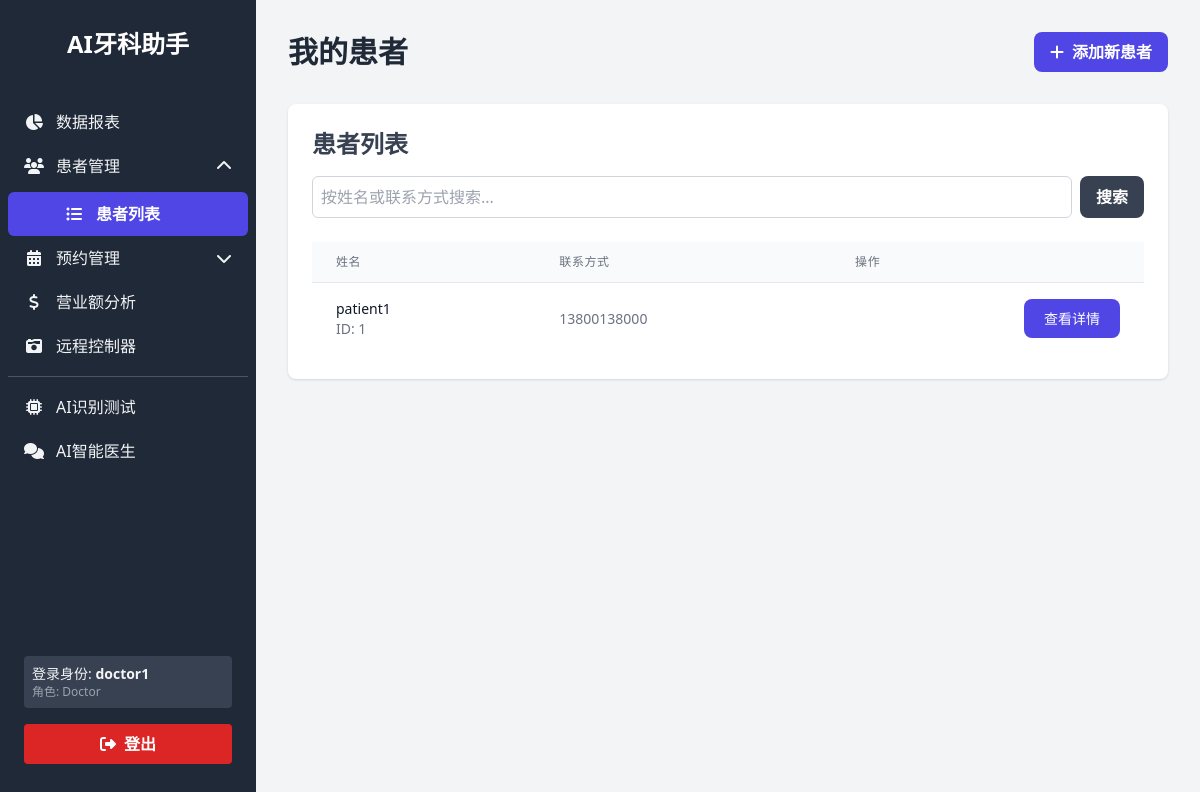
Page /doctor/dashboard (signed in) on the committed database.
### models.py (models this page shows, shortened)
class User(db.Model):
    id = db.Column(db.Integer, primary_key=True)
    username = db.Column(db.String(80), unique=True, nullable=False)
    password_hash = db.Column(db.String(128), nullable=False)
    role = db.Column(db.String(20), nullable=False, index=True) # 为角色添加索引以优化查询
    patients = db.relationship('Patient', backref='doctor', lazy='dynamic', foreign_keys='Patient.doctor_id', cascade="all, delete-orphan")
    appointments = db.relationship('Appointment', backref='doctor', lazy='dynamic', foreign_keys='Appointment.doctor_id', cascade="all, delete-orphan")
    prescriptions = db.relationship('Prescription', backref='doctor', lazy='dynamic', foreign_keys='Prescription.doctor_id', cascade="all, delete-orphan")

class Patient(db.Model):
    id = db.Column(db.Integer, primary_key=True)
    name = db.Column(db.String(100), nullable=False, unique=True, index=True)
    gender = db.Column(db.String(10))
    dob = db.Column(db.String(20)) # 出生日期
    contact = db.Column(db.String(50))
    chief_complaint = db.Column(db.Text) # 主诉
    present_illness = db.Column(db.Text) # 现病史
    past_history = db.Column(db.Text) # 既往史
    examination_info = db.Column(db.Text) # 检查信息
    differential_diagnosis = db.Column(db.Text) # 鉴别诊断
    treatment_plan = db.Column(db.Text) # 治疗计划
    creation_date = db.Column(db.DateTime, nullable=False, default=lambda: datetime.datetime.now(datetime.timezone.utc))
    chat_history_json = db.Column(db.Text, name='chat_history') # 与AI的聊天记录
    dental_chart_json = db.Column(db.Text, name='dental_chart') # 牙位图标记数据
    @property
    def chat_history(self):
        return json.loads(self.chat_history_json) if self.chat_history_json else []
    @chat_history.setter
    def chat_history(self, history):
        self.chat_history_json = json.dumps(history, ensure_ascii=False)
    @property
    def dental_chart(self):
        return json.loads(self.dental_chart_json) if self.dental_chart_json else {}
    @dental_chart.setter
    def dental_chart(self, chart_data):
        self.dental_chart_json = json.dumps(chart_data, ensure_ascii=False)
    doctor_id = db.Column(db.Integer, db.ForeignKey('user.id'), nullable=False)
    xrays = db.relationship('XRay', backref='patient', lazy='dynamic', cascade="all, delete-orphan")
    appointments = db.relationship('Appointment', backref='patient', lazy='dynamic', cascade="all, delete-orphan")
    prescriptions = db.relationship('Prescription', backref='patient', lazy='dynamic', cascade="all, delete-orphan")
    invoices = db.relationship('Invoice', backref='patient', lazy='dynamic', cascade="all, delete-orphan")

### app.py (the view)
@app.route('/doctor/dashboard')
@login_required
@role_required('doctor')
def doctor_dashboard():
    search_query = request.args.get('search', '')
    doctor = helpers.get_user_by_username(session['user']['username'])
    my_patients_query = doctor.patients
    if search_query:
        my_patients_query = my_patients_query.filter(
            db.or_(Patient.name.ilike(f'%{search_query}%'), Patient.contact.ilike(f'%{search_query}%'))
        )
    return render_template('doctor_dashboard.html', patients=my_patients_query.all(), search_query=search_query)

### app.py (called while the page is built)
def login_required(f):
    @wraps(f)
    def decorated_function(*args, **kwargs):
        if 'user' not in session:
            flash('请先登录以访问此页面。', 'warning')
            return redirect(url_for('login'))
        return f(*args, **kwargs)
    return decorated_function

def role_required(required_role):
    def decorator(f):
        @wraps(f)
        def decorated_function(*args, **kwargs):
            if session.get('user', {}).get('role') != required_role:
                flash(f'您没有权限访问此页面，需要 "{required_role}" 角色。', 'danger')
                return redirect(url_for('index'))
            return f(*args, **kwargs)
        return decorated_function
    return decorator

@app.context_processor
def inject_helpers():
    return dict(helpers=helpers)

### helpers.py (called while the page is built)
def get_user_by_username(username):
    return User.query.filter_by(username=username).first()

### templates/doctor_dashboard.html (shortened to what this page needs)
{% extends "base.html" %}
{% block content %}
<div class="space-y-8" x-data="{ showAddForm: false }">
    <div class="flex flex-col md:flex-row justify-between md:items-center gap-4">
        <h1 class="text-2xl md:text-3xl font-bold text-gray-800">我的患者</h1>
        <button @click="showAddForm = !showAddForm" class="flex items-center justify-center bg-indigo-600 text-white font-bold py-2 px-4 rounded-lg hover:bg-indigo-700 transition duration-300">
            <i class="fas" :class="showAddForm ? 'fa-times' : 'fa-plus'"></i>
            <span class="ml-2" x-text="showAddForm ? '取消添加' : '添加新患者'"></span>
        </button>
    </div>
    <div class="bg-white p-6 rounded-lg shadow">
        <h2 class="text-2xl font-semibold mb-4 text-gray-700">患者列表</h2>
        <form method="GET" action="{{ url_for('doctor_dashboard') }}" class="mb-6 flex gap-2">
            <input type="search" name="search" placeholder="按姓名或联系方式搜索..." value="{{ search_query or '' }}" class="flex-grow p-2 border border-gray-300 rounded-md focus:ring-indigo-500 focus:border-indigo-500">
            <button type="submit" class="bg-gray-700 text-white font-bold py-2 px-4 rounded-lg hover:bg-gray-800">搜索</button>
        </form>
        {% if patients %}
        <div class="overflow-x-auto">
            <table class="min-w-full divide-y divide-gray-200">
                <thead class="bg-gray-50">
                    <tr>
                        <th class="px-6 py-3 text-left text-xs font-medium text-gray-500 uppercase tracking-wider">姓名</th>
                        <th class="px-6 py-3 text-left text-xs font-medium text-gray-500 uppercase tracking-wider">联系方式</th>
                        <th class="px-6 py-3 text-left text-xs font-medium text-gray-500 uppercase tracking-wider">操作</th>
                    </tr>
                </thead>
                <tbody class="bg-white divide-y divide-gray-200">
                    {% for patient in patients %}
                    <tr>
                        <td class="px-6 py-4 whitespace-nowrap">
                            <div class="text-sm font-medium text-gray-900">{{ patient.name }}</div>
                            <div class="text-sm text-gray-500">ID: {{ patient.id }}</div>
                        </td>
                        <td class="px-6 py-4 whitespace-nowrap text-sm text-gray-500">{{ patient.contact or '未提供' }}</td>
                        <td class="px-6 py-4 whitespace-nowrap text-right text-sm font-medium">
                            <a href="{{ url_for('patient_detail', patient_id=patient.id) }}" class="text-white bg-indigo-600 hover:bg-indigo-700 font-medium rounded-lg text-sm px-5 py-2.5 text-center">
                                查看详情
                            </a>
                        </td>
                    </tr>
                    {% endfor %}
                </tbody>
            </table>
        </div>
        {% else %}
        <div class="text-center py-10">
            <i class="fas fa-user-slash fa-3x text-gray-400"></i>
            <p class="mt-4 text-gray-500">{% if search_query %}未找到匹配的患者。{% else %}您还没有任何患者记录，请点击右上角添加。{% endif %}</p>
        </div>
        {% endif %}
    </div>
</div>
{% endblock %}

### templates/base.html (shortened to what this page needs)
<!DOCTYPE html>
<html lang="zh-CN">
<head>
    <script src="https://cdn.tailwindcss.com"></script>
    <link rel="stylesheet" href="https://cdnjs.cloudflare.com/ajax/libs/font-awesome/6.4.0/css/all.min.css">
</head>
<body class="bg-gray-100 font-sans leading-normal tracking-normal">
    <div class="flex flex-col md:flex-row min-h-screen">
        {% if session.user %}
        <div class="md:flex md:flex-shrink-0">
            <aside class="bg-gray-800 text-gray-100 w-full md:w-64 py-7 px-2 fixed inset-y-0 left-0 transform md:relative md:translate-x-0 -translate-x-full transition-transform duration-200 ease-in-out md:flex md:flex-col md:justify-between z-30"
                  x-data="{ open: false }"
                  @toggle-sidebar.window="open = !open"
                  @keydown.escape.window="open = false"
                  :class="{'translate-x-0': open, '-translate-x-full': !open}"
                  x-show="true"
                  @click.away="open = false">
                <div class="flex-grow">
                    <div class="px-4 mb-10 text-center">
                         <a href="{{ url_for('index') }}" class="text-white text-2xl font-semibold uppercase hover:text-gray-300">AI牙科助手</a>
                    </div>
                    <nav>
                        {% set active_page = request.endpoint %}
                        {% if session.user.role == 'admin' %}
                        <a href="{{ url_for('admin_dashboard') }}" class="nav-link {% if active_page == 'admin_dashboard' %}active{% endif %}">
                            <i class="fas fa-tachometer-alt fa-fw mr-3"></i>用户与病患
                        </a>
                        <a href="{{ url_for('admin_services') }}" class="nav-link {% if active_page == 'admin_services' %}active{% endif %}">
                            <i class="fas fa-hand-holding-usd fa-fw mr-3"></i>服务项目管理
                        </a>
                        {% elif session.user.role == 'doctor' %}
                        <a href="{{ url_for('doctor_reports') }}" class="nav-link {% if active_page == 'doctor_reports' %}active{% endif %}">
                            <i class="fas fa-chart-pie fa-fw mr-3"></i>数据报表
                        </a>
                        <div x-data="{ open: {{ 'true' if 'patient' in active_page or active_page == 'doctor_dashboard' else 'false' }} }">
                            <button @click="open = !open" class="nav-link w-full text-left">
                                <i class="fas fa-users fa-fw mr-3"></i>
                                <span>患者管理</span>
                                <i class="fas fa-chevron-down ml-auto transition-transform" :class="{'rotate-180': open}"></i>
                            </button>
                            <ul x-show="open" x-transition class="mt-1 space-y-1">
                                <li>
                                    <a href="{{ url_for('doctor_dashboard') }}" class="nav-link sub-nav-link {% if active_page == 'doctor_dashboard' %}active{% endif %}">
                                        <i class="fas fa-list-ul fa-fw mr-3"></i>患者列表
                                    </a>
                                </li>
                            </ul>
                        </div>
                        <div x-data="{ open: {{ 'true' if 'appointment' in active_page else 'false' }} }">
                            <button @click="open = !open" class="nav-link w-full text-left">
                                <i class="fas fa-calendar-alt fa-fw mr-3"></i>
                                <span>预约管理</span>
                                <i class="fas fa-chevron-down ml-auto transition-transform" :class="{'rotate-180': open}"></i>
                            </button>
                        </div>
                        <a href="{{ url_for('financial_reports') }}" class="nav-link {% if active_page == 'financial_reports' %}active{% endif %}">
                            <i class="fas fa-dollar-sign fa-fw mr-3"></i>营业额分析
                        </a>
                        <a href="{{ url_for('controller') }}" class="nav-link {% if active_page == 'controller' %}active{% endif %}">
                            <i class="fas fa-camera-retro fa-fw mr-3"></i>远程控制器
                        </a>
                        <hr class="my-2 border-gray-600">
                        <a href="{{ url_for('ai_test_page') }}" class="nav-link {% if active_page == 'ai_test_page' %}active{% endif %}">
                            <i class="fas fa-microchip fa-fw mr-3"></i>AI识别测试
                        </a>
                        <a href="{{ url_for('chat') }}" class="nav-link {% if active_page == 'chat' %}active{% endif %}">
                            <i class="fas fa-comments fa-fw mr-3"></i>AI智能医生
                        </a>
                        {% endif %}
                    </nav>
                </div>
                <div class="flex-shrink-0 px-4 py-2">
                    <div class="mb-4 p-2 rounded bg-gray-700">
                        <p class="text-sm">登录身份: <strong>{{ session.user.username }}</strong></p>
                        <p class="text-xs text-gray-400 capitalize">角色: {{ session.user.role }}</p>
                    </div>
                    <a href="{{ url_for('logout') }}" class="block w-full text-center bg-red-600 hover:bg-red-700 text-white font-bold py-2 px-4 rounded transition duration-200">
                        <i class="fas fa-sign-out-alt mr-2"></i>登出
                    </a>
                </div>
            </aside>
        </div>
        {% endif %}
        <div class="flex-1 flex flex-col overflow-hidden">
            <main class="flex-1 overflow-x-hidden overflow-y-auto bg-gray-100 p-4 md:p-8">
                {% block content %}{% endblock %}
            </main>
        </div>
    </div>
</body>
</html>

### templates/base.html (style rules this page uses)
.nav-link { display: flex; align-items: center; padding: 0.625rem 1rem; border-radius: 0.375rem; transition: all 0.2s ease-in-out; text-decoration: none; }
.nav-link.active { background-color: #4f46e5; color: #ffffff; font-weight: 600; }
.sub-nav-link { padding-left: 3.5rem; }

### rows in the picture
User: user.username "doctor1", user.role "Doctor"
Patient: name "patient1", id "1", contact "13800138000"
